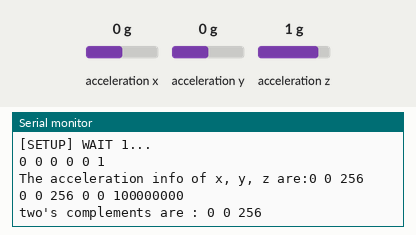
Simulated run of this sketch. Board: ESP8266 (NodeMCU). Shown: the last lines printed to the serial monitor. Wiring (inferred from the names in the program): ADXL345 accelerometer at I2C address 0x53. Inputs (shaded band) come from the test bench; at power-on: acceleration x 0 g, acceleration y 0 g, acceleration z 1 g. WiFi joins after 1.5 s; servers stay silent unless stated; uploads are accepted with an empty reply.

Above: at 5.2 s.
5.3 s: acceleration x set to -1.4 g
At 7.5 s:
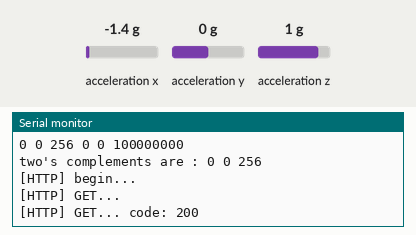
8.0 s: acceleration y set to -1.4 g
At 8.9 s:
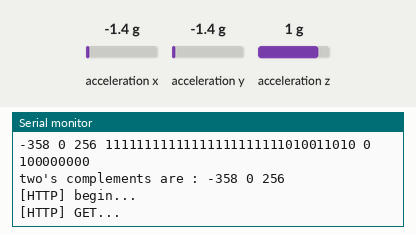
9.5 s: acceleration z set to -1.4 g
At 10.8 s:
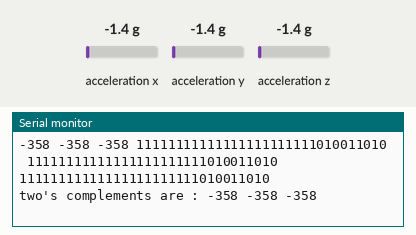
Timing chart, 0 to 12.5 s (numbered marks = the images above; inputs shaded):
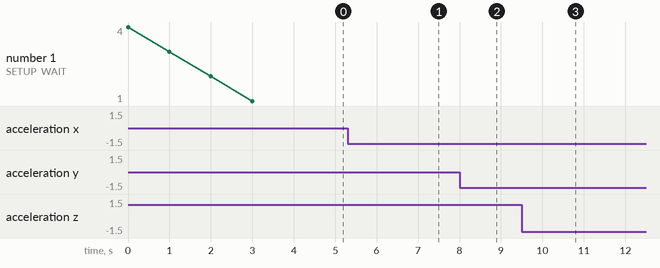

The sketch:

BasicHttpClienttest.ino
```cpp
/**
 * BasicHTTPClient.ino
 *
 *  Created on: 24.05.2015
 *
 */
#include <Wire.h>


#include <Arduino.h>

#include <ESP8266WiFi.h>
#include <ESP8266WiFiMulti.h>

#include <ESP8266HTTPClient.h>

#define USE_SERIAL Serial

ESP8266WiFiMulti WiFiMulti;
#define DEVICE (0x53)      //ADXL345 device address
#define TO_READ (6)        //num of bytes we are going to read each time (two bytes for each axis)

byte buff[TO_READ] ;        //6 bytes buffer for saving data read from the device
char str[512];              //string buffer to transform data before sending it to the serial port
int regAddress = 0x32;      //first axis-acceleration-data register on the ADXL345
int x, y, z;                //three axis acceleration data
int xBias, yBias, zBias;

void setup() {

    Wire.begin();         // join i2c bus (address optional for master)

  //Turning on the ADXL345
    writeTo(DEVICE, 0x2D, 0);
    writeTo(DEVICE, 0x2D, 16);
    writeTo(DEVICE, 0x2D, 8);
    writeTo(DEVICE, 0x31, 11);

    USE_SERIAL.begin(115200);
   // USE_SERIAL.setDebugOutput(true);

    USE_SERIAL.println();
    USE_SERIAL.println();
    USE_SERIAL.println();

    for(uint8_t t = 4; t > 0; t--) {
        USE_SERIAL.printf("[SETUP] WAIT %d...\n", t);
        USE_SERIAL.flush();
        delay(1000);
    }

    WiFiMulti.addAP("McDonan", "21091996");
    xBias = 0;
    yBias=0;
    zBias=0;
    for(int i = 0; i<30; i++){
    calibrateAccelerometer();
    }
    xBias /= 30;
    yBias /= 30;
    zBias /= 30;


}

void loop() {
  readFrom(DEVICE, regAddress, TO_READ, buff); //read the acceleration data from the ADXL345
                                              //each axis reading comes in 10 bit resolution, ie 2 bytes.  Least Significat Byte first!!
                                              //thus we are converting both bytes in to one int


  for(int i = 0; i < 6; i++){
    USE_SERIAL.print(buff[i],BIN);
    USE_SERIAL.print(" ");
  }
  USE_SERIAL.println("");

  x = (((int)buff[1]) << 8) | buff[0];
  y = (((int)buff[3])<< 8) | buff[2];
  z = (((int)buff[5]) << 8) | buff[4];
  short xx =(short)x;
  short yy = (short)y;
  short zz = (short)z;

  //we send the x y z values as a string to the serial port
  USE_SERIAL.print("The acceleration info of x, y, z are:");
  sprintf(str, "%d %d %d", x, y, z);
  USE_SERIAL.print(str);
  USE_SERIAL.write(10);
  //Roll & Pitch calculate
  RP_calculate();
  USE_SERIAL.println("");
  USE_SERIAL.print(xx);
  USE_SERIAL.print(" ");
  USE_SERIAL.print(yy);
  USE_SERIAL.print(" ");
  USE_SERIAL.print(zz);
  //It appears that delay is needed in order not to clog the port

  USE_SERIAL.print(" ");
  USE_SERIAL.print(xx,BIN);
  USE_SERIAL.print(" ");
  USE_SERIAL.print(yy,BIN);
  USE_SERIAL.print(" ");
  USE_SERIAL.print(zz,BIN);
  USE_SERIAL.println("");


  USE_SERIAL.print("two's complements are : ");
  sprintf(str, "%d %d %d", xx, yy, zz);
  USE_SERIAL.print(str);
  USE_SERIAL.write(10);
  //Roll & Pitch calculate
  RP_calculate();
  USE_SERIAL.println("");
  delay(1000);
    // wait for WiFi connection
    String link1 = "http://172.20.10.3/sqlAddData.php?ax=";
    String link2 = "&ay=";
    String link3 = "&az=";
    String ax = (String) (xx-xBias);
    String ay = (String) (yy-yBias);
    String az = (String) (zz-zBias);
    if((WiFiMulti.run() == WL_CONNECTED)) {

        HTTPClient http;

        USE_SERIAL.print("[HTTP] begin...\n");
        // configure traged server and url
        //http.begin("https://192.168.1.12/test.html", "7a 9c f4 db 40 d3 62 5a 6e 21 bc 5c cc 66 c8 3e a1 45 59 38"); //HTTPS
        http.begin(link1+ax+link2+ay+link3+az); //HTTP

        USE_SERIAL.print("[HTTP] GET...\n");
        // start connection and send HTTP header
        int httpCode = http.GET();

        // httpCode will be negative on error
        if(httpCode > 0) {
            // HTTP header has been send and Server response header has been handled
            USE_SERIAL.printf("[HTTP] GET... code: %d\n", httpCode);

            // file found at server
            if(httpCode == HTTP_CODE_OK) {
                String payload = http.getString();
                USE_SERIAL.println(payload);
            }
        } else {
            USE_SERIAL.printf("[HTTP] GET... failed, error: %s\n", http.errorToString(httpCode).c_str());
        }

        http.end();
    }

    delay(1000);
}

void writeTo(int device, byte address, byte val) {
  Wire.beginTransmission(device); //start transmission to device
  Wire.write(address);        // send register address
  Wire.write(val);        // send value to write
  Wire.endTransmission(); //end transmission
}

//reads num bytes starting from address register on device in to buff array
void readFrom(int device, byte address, int num, byte buff[]) {
  Wire.beginTransmission(device); //start transmission to device
  Wire.write(address);        //sends address to read from
  Wire.endTransmission(); //end transmission

    Wire.beginTransmission(device); //start transmission to device
  Wire.requestFrom(device, num);    // request 6 bytes from device

  int i = 0;
  while(Wire.available())    //device may send less than requested (abnormal)
  {
    buff[i] = Wire.read(); // receive a byte
    i++;
  }
  Wire.endTransmission(); //end transmission
}

//calculate the Roll&Pitch
void RP_calculate(){
  double x_Buff = float(x);
  double y_Buff = float(y);
  double z_Buff = float(z);
}
void calibrateAccelerometer(void) {

    //Take a number of readings and average them
    //to calculate any bias the accelerometer may have.
   readFrom(DEVICE, regAddress, TO_READ, buff);
    x = (((int)buff[1]) << 8) | buff[0];
    y = (((int)buff[3])<< 8) | buff[2];
    z = (((int)buff[5]) << 8) | buff[4];
    short xx =(short)x;
    short yy = (short)y;
    short zz = (short)z;

    xBias = xx+xBias;
    yBias = yy+yBias;
    zBias = zz+zBias;
}
```

Measured:
- after the input at 9.5 s, the serial monitor: prints a new line after 0.45 s (image 3)
